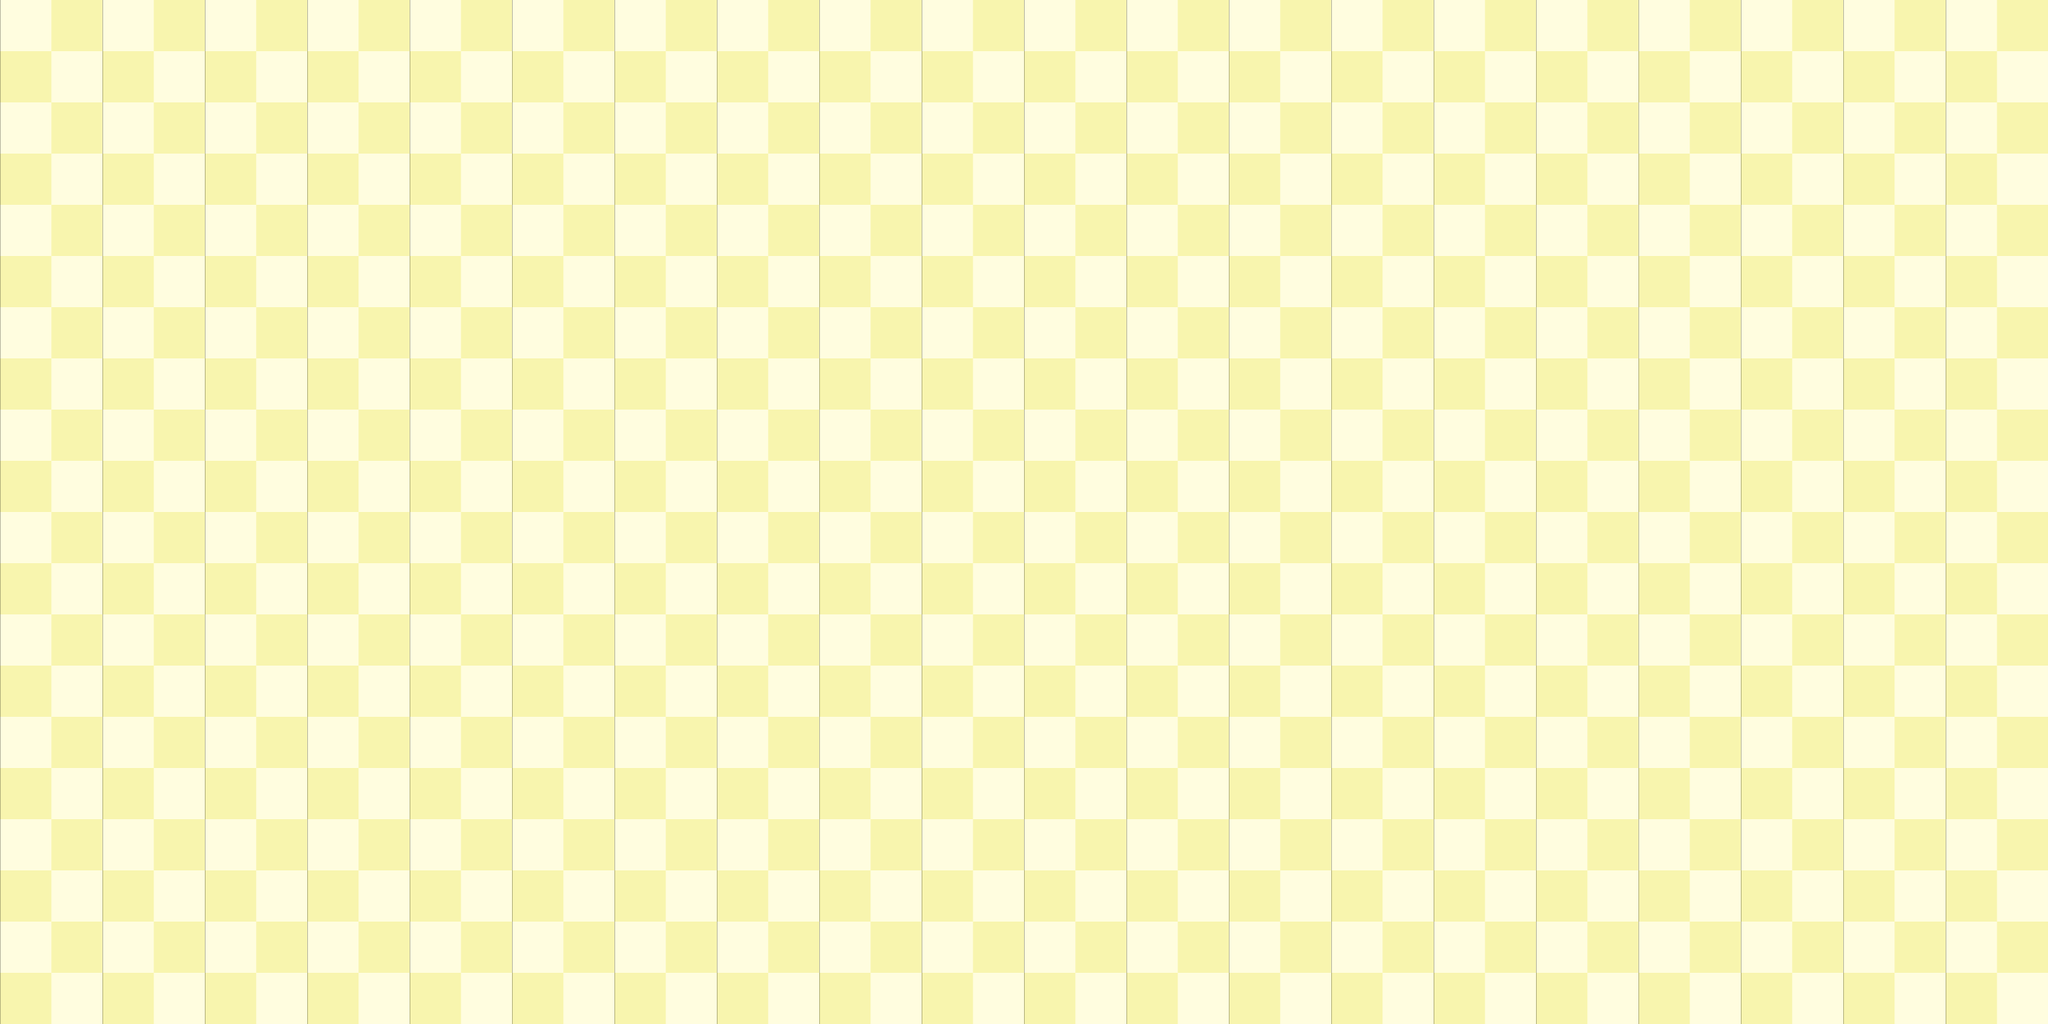

Tiled map render using the project's own tile images. Description and the map definition, with tile-layer contents summarised, below:
An orthogonal 40x20 tile map with 64x64 px tiles, 5 tile layers (backgroundLayer, pillarsLayer, obstaclesLayer, exitLayer, ...).

<map version="1.5" tiledversion="2021.02.15" orientation="orthogonal" renderorder="right-down" width="40" height="20" tilewidth="64" tileheight="64" infinite="0" nextlayerid="7" nextobjectid="1">
 <editorsettings>
  <export target="level2.json" format="json" />
 </editorsettings>
 <tileset firstgid="1" name="tiles2" tilewidth="64" tileheight="64" tilecount="20" columns="5">
  <image source="../assets/tiles2.png" width="320" height="256" />
 </tileset>
 <layer id="1" name="backgroundLayer" width="40" height="20">
  <data>[800 cells, 800 non-empty, 4 distinct tile ids]</data>
 </layer>
 <layer id="2" name="pillarsLayer" width="40" height="20">
  <data>[800 cells, 0 non-empty, 0 distinct tile ids]</data>
 </layer>
 <layer id="3" name="obstaclesLayer" width="40" height="20">
  <data>[800 cells, 0 non-empty, 0 distinct tile ids]</data>
 </layer>
 <layer id="5" name="exitLayer" width="40" height="20">
  <data>[800 cells, 0 non-empty, 0 distinct tile ids]</data>
 </layer>
 <layer id="6" name="candyLayer" width="40" height="20">
  <data>[800 cells, 0 non-empty, 0 distinct tile ids]</data>
 </layer>
</map>